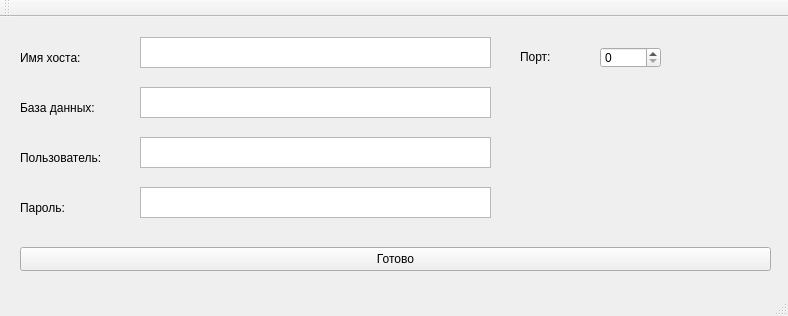
<?xml version="1.0" encoding="UTF-8"?>
<ui version="4.0">
 <class>MainWindow</class>
 <widget class="QMainWindow" name="MainWindow">
  <property name="geometry">
   <rect>
    <x>0</x>
    <y>0</y>
    <width>788</width>
    <height>316</height>
   </rect>
  </property>
  <property name="windowTitle">
   <string>MainWindow</string>
  </property>
  <widget class="QWidget" name="centralwidget">
   <widget class="QLabel" name="host_name">
    <property name="geometry">
     <rect>
      <x>20</x>
      <y>30</y>
      <width>91</width>
      <height>21</height>
     </rect>
    </property>
    <property name="text">
     <string>Имя хоста:</string>
    </property>
   </widget>
   <widget class="QTextEdit" name="host_name1">
    <property name="geometry">
     <rect>
      <x>140</x>
      <y>20</y>
      <width>351</width>
      <height>31</height>
     </rect>
    </property>
   </widget>
   <widget class="QLabel" name="host_name_2">
    <property name="geometry">
     <rect>
      <x>20</x>
      <y>80</y>
      <width>101</width>
      <height>21</height>
     </rect>
    </property>
    <property name="text">
     <string>База данных:</string>
    </property>
   </widget>
   <widget class="QTextEdit" name="host_name1_2">
    <property name="geometry">
     <rect>
      <x>140</x>
      <y>70</y>
      <width>351</width>
      <height>31</height>
     </rect>
    </property>
   </widget>
   <widget class="QLabel" name="host_name_3">
    <property name="geometry">
     <rect>
      <x>520</x>
      <y>30</y>
      <width>60</width>
      <height>20</height>
     </rect>
    </property>
    <property name="text">
     <string>Порт:</string>
    </property>
   </widget>
   <widget class="QSpinBox" name="spinBox">
    <property name="geometry">
     <rect>
      <x>600</x>
      <y>30</y>
      <width>61</width>
      <height>21</height>
     </rect>
    </property>
    <property name="maximum">
     <number>9999</number>
    </property>
   </widget>
   <widget class="QPushButton" name="pushButton">
    <property name="geometry">
     <rect>
      <x>20</x>
      <y>230</y>
      <width>751</width>
      <height>24</height>
     </rect>
    </property>
    <property name="text">
     <string>Готово</string>
    </property>
   </widget>
   <widget class="QLabel" name="host_name_4">
    <property name="geometry">
     <rect>
      <x>20</x>
      <y>130</y>
      <width>101</width>
      <height>21</height>
     </rect>
    </property>
    <property name="text">
     <string>Пользователь:</string>
    </property>
   </widget>
   <widget class="QTextEdit" name="host_name1_3">
    <property name="geometry">
     <rect>
      <x>140</x>
      <y>120</y>
      <width>351</width>
      <height>31</height>
     </rect>
    </property>
   </widget>
   <widget class="QLabel" name="host_name_5">
    <property name="geometry">
     <rect>
      <x>20</x>
      <y>180</y>
      <width>101</width>
      <height>21</height>
     </rect>
    </property>
    <property name="text">
     <string>Пароль:</string>
    </property>
   </widget>
   <widget class="QTextEdit" name="host_name1_4">
    <property name="geometry">
     <rect>
      <x>140</x>
      <y>170</y>
      <width>351</width>
      <height>31</height>
     </rect>
    </property>
   </widget>
  </widget>
  <widget class="QMenuBar" name="menubar">
   <property name="geometry">
    <rect>
     <x>0</x>
     <y>0</y>
     <width>788</width>
     <height>22</height>
    </rect>
   </property>
  </widget>
  <widget class="QStatusBar" name="statusbar"/>
  <widget class="QToolBar" name="toolBar">
   <property name="windowTitle">
    <string>toolBar</string>
   </property>
   <attribute name="toolBarArea">
    <enum>TopToolBarArea</enum>
   </attribute>
   <attribute name="toolBarBreak">
    <bool>false</bool>
   </attribute>
  </widget>
 </widget>
 <resources/>
 <connections/>
</ui>
